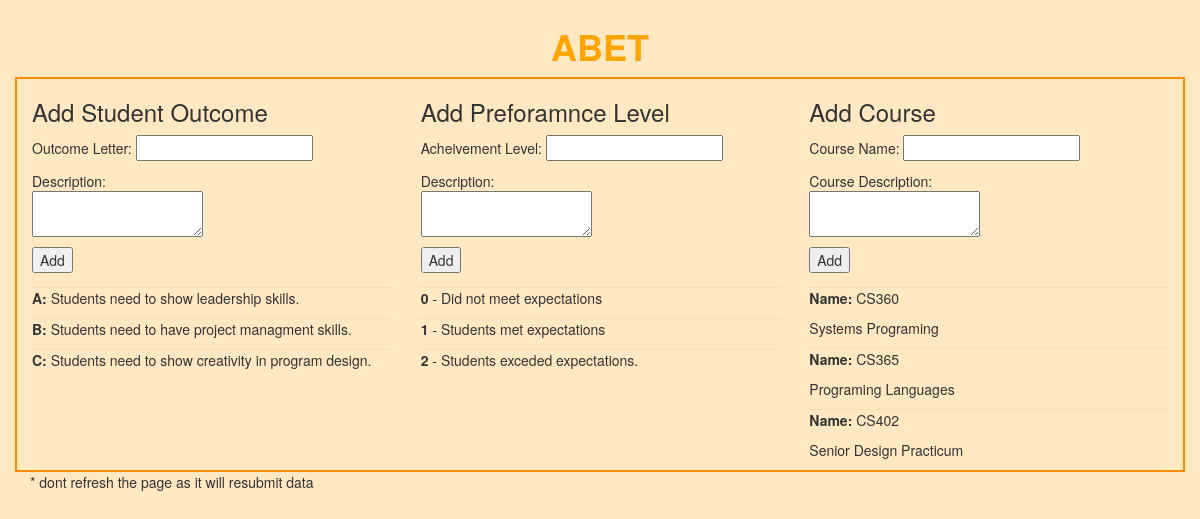
The app's page /init/, older data.
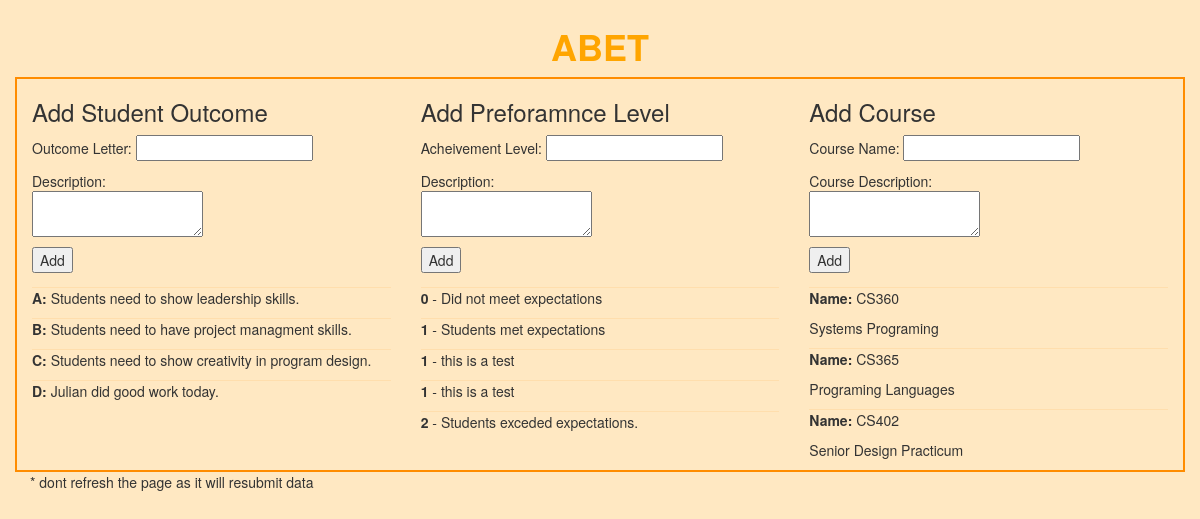
The same page, newer data.
### ABET_DB/models.py (models this page shows)
class studentOutcomes(models.Model):
    outcomeLetter = models.CharField(max_length=3)
    description = models.CharField(max_length=512)

class performanceLevels(models.Model):
    achievementLevel = models.IntegerField(default=0)
    description = models.CharField(max_length=512)

class courses(models.Model):
    SEMESTERS = (
        ('summer', 'Summer'),
        ('fall', 'Fall'),
        ('spring', 'Spring'),
    )
    crnNumber = models.IntegerField(default=0)
    courseName = models.CharField(max_length=512)
    description = models.CharField(max_length=512)
    yr = models.IntegerField(default=0)
    semester = models.CharField(max_length=6, choices=SEMESTERS, default='fall')

### ABET_DB/views.py (the view, shortened to what this page needs)
# urls.py: url(r'^init/', views.test1),
def test1(request):
    template = loader.get_template('ABET_DB/index.html')
    outcomeList = studentOutcomes.objects.order_by('outcomeLetter')
    courseList = courses.objects.order_by('courseName')
    perfList = performanceLevels.objects.order_by('achievementLevel')
    context = {
        'outcomeList':outcomeList,
        'courseList':courseList,
        'perfList':perfList,
    }
    return HttpResponse(template.render(context,request))

### ABET_DB/templates/ABET_DB/index.html (shortened to what this page needs)
<html>
    <head>
        {% load staticfiles %}
        <link rel="stylesheet" href="https://maxcdn.bootstrapcdn.com/bootstrap/3.3.6/css/bootstrap.min.css">
        <link rel="stylesheet" href="{% static "style.css" %}" />
    </head>
    <body>
        <div class="container">
            <h1>ABET</h1>
            <div class="row">
                <div class="col-sm-4 lilForm">
                    <h3>Add Student Outcome</h3>
                    <form method="post" method="post" action="{{ request.get_full_path }}">{% csrf_token %}
                        <p>Outcome Letter: <input name="OutcomeLetter"></p>
                        <p>Description:<br /><textarea name="description"></textarea></p>
                        <p><input type="submit" value="Add" name="add"/></p>
                    </form>
                    {% for ol in outcomeList %}
                    <div class="item">
                        <p><b>{{ ol.outcomeLetter }}:</b> {{ ol.description }}</p>
                    </div>
                    {% endfor %}
                </div>
                <div class="col-sm-4 lilForm">
                    <h3>Add Preforamnce Level</h3>
                    <form method="post" action="{{ request.get_full_path }}">{% csrf_token %}
                        <p>Acheivement Level: <input name="AchLevel"></p>
                        <p>Description:<br /><textarea name="description"></textarea></p>
                        <p><input type="submit" value="Add" name="add"/></p>
                    </form>
                    {% for pl in perfList %}
                    <div class="item">
                        <p><b>{{ pl.achievementLevel }}</b> - {{ pl.description }}</p>
                    </div>
                    {% endfor %}
                </div>
                <div class="col-sm-4 lilForm">
                    <h3>Add Course</h3>
                    <form method="post" action="{{ request.get_full_path }}">{% csrf_token %}
                        <p>Course Name: <input name="CourseName"></p>
                        <p>Course Description: <br /><textarea name="description"></textarea></p>
                        <p><input type="submit" value="Add" name="add"/></p>
                    </form>
                    {% for c in courseList %}
                    <div class="item">
                        <b>Name: </b> {{ c.courseName }}</p>
                        <p>{{ c.description }}</p>
                    </div>
                    {% endfor %}
                </div>
            </div>
            * dont refresh the page as it will resubmit data
        </div>
    </body>
</html>

### ABET_DB/static/style.css (style rules this page uses)
body { background-color: #FFE8C2; margin:0; padding:0.5em; }
h1, h2 { text-align:center; color:orange; font-weight:bold; }
.item { border-top:solid 1px navajowhite; }
.row { border:solid 2px darkorange; }

Row changes from the older to the newer data that the page shows:
added studentOutcomes: outcomeLetter "D", description "Julian did good work today."
added performanceLevels: achievementLevel "1", description "this is a test"
added performanceLevels: achievementLevel "1", description "this is a test"
